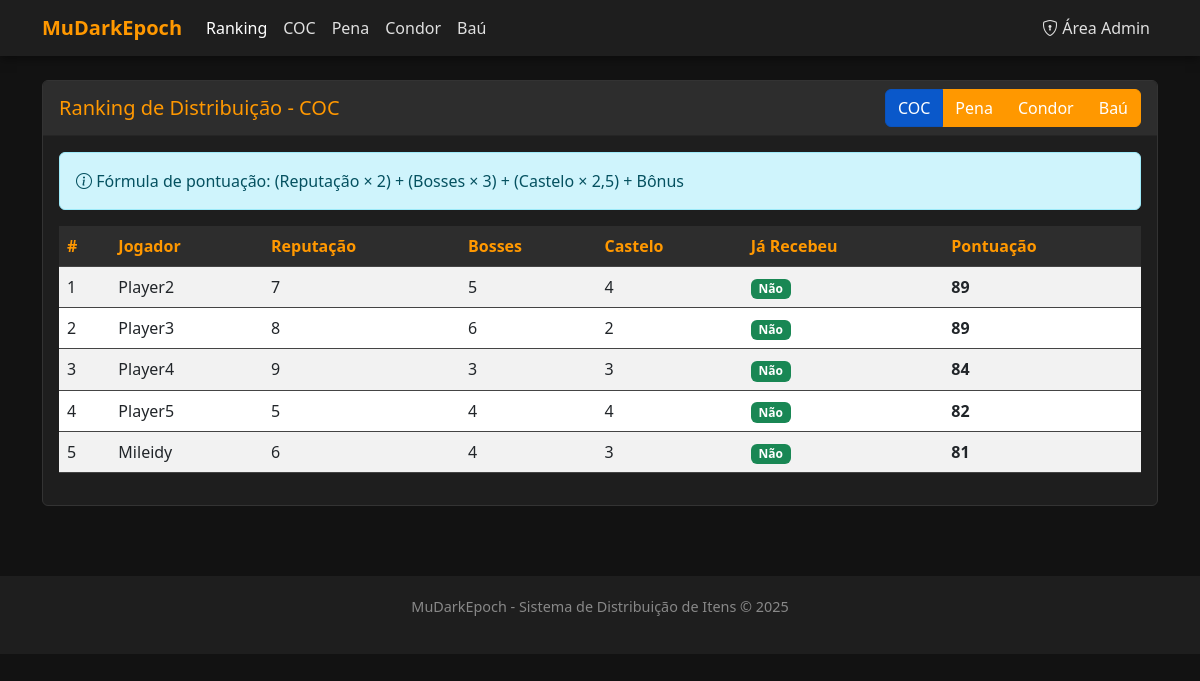
/ranking/1, run on the app's committed database.
### app.py (models this page shows, shortened)
class Item(db.Model):
    __tablename__ = 'item'
    id = db.Column(db.Integer, primary_key=True)
    nome = db.Column(db.String(64), nullable=False)
    entregas_realizadas = db.Column(db.Integer, default=0)
    limite_reset = db.Column(db.Integer, default=10)
    descricao = db.Column(db.Text, nullable=True)
    pontuacoes = db.relationship('Pontuacao', backref='item', lazy=True)
    historicos = db.relationship('Historico', backref='item', lazy=True)

class Jogador(db.Model):
    __tablename__ = 'jogador'
    id = db.Column(db.Integer, primary_key=True)
    nome = db.Column(db.String(64), unique=True, nullable=False)
    ativo = db.Column(db.Boolean, default=True)
    data_cadastro = db.Column(db.DateTime, default=datetime.utcnow)
    pontuacoes = db.relationship('Pontuacao', backref='jogador', lazy=True)
    historicos = db.relationship('Historico', backref='jogador', lazy=True)

class Pontuacao(db.Model):
    __tablename__ = 'pontuacao'
    id = db.Column(db.Integer, primary_key=True)
    jogador_id = db.Column(db.Integer, db.ForeignKey('jogador.id'), nullable=False)
    item_id = db.Column(db.Integer, db.ForeignKey('item.id'), nullable=False)
    reputacao_semanal = db.Column(db.Integer, default=0)
    participacoes_boss = db.Column(db.Integer, default=0)
    participacoes_castelo = db.Column(db.Integer, default=0)
    ja_recebeu = db.Column(db.Boolean, default=False)
    pontuacao_total = db.Column(db.Integer, default=0)
    ultima_atualizacao = db.Column(db.DateTime, default=datetime.utcnow)

### app.py (the view)
@app.route('/ranking/<int:item_id>')
def ranking(item_id):
    item = Item.query.get_or_404(item_id)
    itens = Item.query.all()
    jogadores_pontuacoes = db.session.query(
        Jogador, Pontuacao
    ).join(
        Pontuacao, Jogador.id == Pontuacao.jogador_id
    ).filter(
        Jogador.ativo == True,
        Pontuacao.item_id == item_id
    ).order_by(
        Pontuacao.pontuacao_total.desc()
    ).all()
    return render_template('ranking.html',
                          jogadores_pontuacoes=jogadores_pontuacoes,
                          item_atual=item,
                          itens=itens)

### templates/ranking.html (shortened to what this page needs)
<!DOCTYPE html>
<html lang="pt-br">
<head>
    <link href="https://cdn.jsdelivr.net/npm/bootstrap@5.3.0/dist/css/bootstrap.min.css" rel="stylesheet">
    <link rel="stylesheet" href="https://cdn.jsdelivr.net/npm/bootstrap-icons@1.11.0/font/bootstrap-icons.css">
</head>
<body>
    <nav class="navbar navbar-expand-lg navbar-dark">
        <div class="container">
            <a class="navbar-brand" href="/">MuDarkEpoch</a>
            <div class="collapse navbar-collapse" id="navbarNav">
                <ul class="navbar-nav">
                    <li class="nav-item">
                        <a class="nav-link active" href="/">Ranking</a>
                    </li>
                    <li class="nav-item">
                        <a class="nav-link" href="/ranking/1">COC</a>
                    </li>
                    <li class="nav-item">
                        <a class="nav-link" href="/ranking/2">Pena</a>
                    </li>
                    <li class="nav-item">
                        <a class="nav-link" href="/ranking/3">Condor</a>
                    </li>
                    <li class="nav-item">
                        <a class="nav-link" href="/ranking/4">Baú</a>
                    </li>
                </ul>
                <ul class="navbar-nav ms-auto">
                    <li class="nav-item">
                        <a class="nav-link" href="/login"><i class="bi bi-shield-lock"></i> Área Admin</a>
                    </li>
                </ul>
            </div>
        </div>
    </nav>
    <div class="container mt-4">
        <div class="row">
            <div class="col-md-12">
                <div class="card">
                    <div class="card-header d-flex justify-content-between align-items-center">
                        <h5 class="mb-0">Ranking de Distribuição - {{ item_atual.nome }}</h5>
                        <div class="btn-group" id="item-selector">
                            {% for item in itens %}
                            <a href="/ranking/{{ item.id }}" class="btn btn-primary {% if item.id == item_atual.id %}active{% endif %}">{{ item.nome }}</a>
                            {% endfor %}
                        </div>
                    </div>
                    <div class="card-body">
                        <div class="alert alert-info">
                            <i class="bi bi-info-circle"></i> Fórmula de pontuação: (Reputação × 2) + (Bosses × 3) + (Castelo × 2,5) + Bônus
                        </div>
                        <div class="table-responsive">
                            <table class="table table-striped table-hover">
                                <thead>
                                    <tr>
                                        <th>#</th>
                                        <th>Jogador</th>
                                        <th>Reputação</th>
                                        <th>Bosses</th>
                                        <th>Castelo</th>
                                        <th>Já Recebeu</th>
                                        <th>Pontuação</th>
                                    </tr>
                                </thead>
                                <tbody>
                                    {% for jogador, pontuacao in jogadores_pontuacoes %}
                                    <tr {% if loop.first %}class="highlight-row"{% endif %}>
                                        <td>{{ loop.index }}</td>
                                        <td>{{ jogador.nome }}</td>
                                        <td>{{ pontuacao.reputacao_semanal }}</td>
                                        <td>{{ pontuacao.participacoes_boss }}</td>
                                        <td>{{ pontuacao.participacoes_castelo }}</td>
                                        <td>
                                            {% if pontuacao.ja_recebeu %}
                                            <span class="badge bg-danger">Sim</span>
                                            {% else %}
                                            <span class="badge bg-success">Não</span>
                                            {% endif %}
                                        </td>
                                        <td><strong>{{ pontuacao.pontuacao_total }}</strong></td>
                                    </tr>
                                    {% endfor %}
                                </tbody>
                            </table>
                        </div>
                    </div>
                </div>
            </div>
        </div>
    </div>
    <footer class="footer">
        <div class="container">
            <p>MuDarkEpoch - Sistema de Distribuição de Itens &copy; 2025</p>
        </div>
    </footer>
</body>
</html>

### templates/ranking.html (style rules this page uses)
body { background-color: #121212; color: #e0e0e0; font-family: 'Segoe UI', Tahoma, Geneva, Verdana, sans-serif; }
.navbar { background-color: #1e1e1e; box-shadow: 0 2px 10px rgba(0, 0, 0, 0.5); }
.navbar-brand { color: #ff9800; font-weight: bold; }
.nav-link { color: #e0e0e0; }
.nav-link:hover, .nav-link.active { color: #ff9800; }
.card { background-color: #1e1e1e; border: 1px solid #333; margin-bottom: 20px; }
.card-header { background-color: #2d2d2d; color: #ff9800; font-weight: bold; }
.table { color: #e0e0e0; }
.table thead th { background-color: #2d2d2d; color: #ff9800; border-color: #444; }
.table tbody td { border-color: #444; }
.table-striped tbody tr:nth-of-type(odd) { background-color: rgba(255, 255, 255, 0.05); }
.footer { margin-top: 50px; padding: 20px 0; background-color: #1e1e1e; text-align: center; font-size: 0.9rem; color: #888; }
.highlight-row { background-color: rgba(255, 152, 0, 0.2) !important; }
.btn-primary { background-color: #ff9800; border-color: #ff9800; }

### data on the page
Item: nome "COC"
Item: nome "Pena"
Item: nome "Condor"
Item: nome "Baú"
Jogador: nome "Player2", reputacao_semanal "7", participacoes_boss "5", participacoes_castelo "4", pontuacao_total "89"
Jogador: nome "Player3", reputacao_semanal "8", participacoes_boss "6", participacoes_castelo "2", pontuacao_total "89"
Jogador: nome "Player4", reputacao_semanal "9", participacoes_boss "3", participacoes_castelo "3", pontuacao_total "84"
Jogador: nome "Player5", reputacao_semanal "5", participacoes_boss "4", participacoes_castelo "4", pontuacao_total "82"
Jogador: nome "Mileidy", reputacao_semanal "6", participacoes_boss "4", participacoes_castelo "3", pontuacao_total "81"
